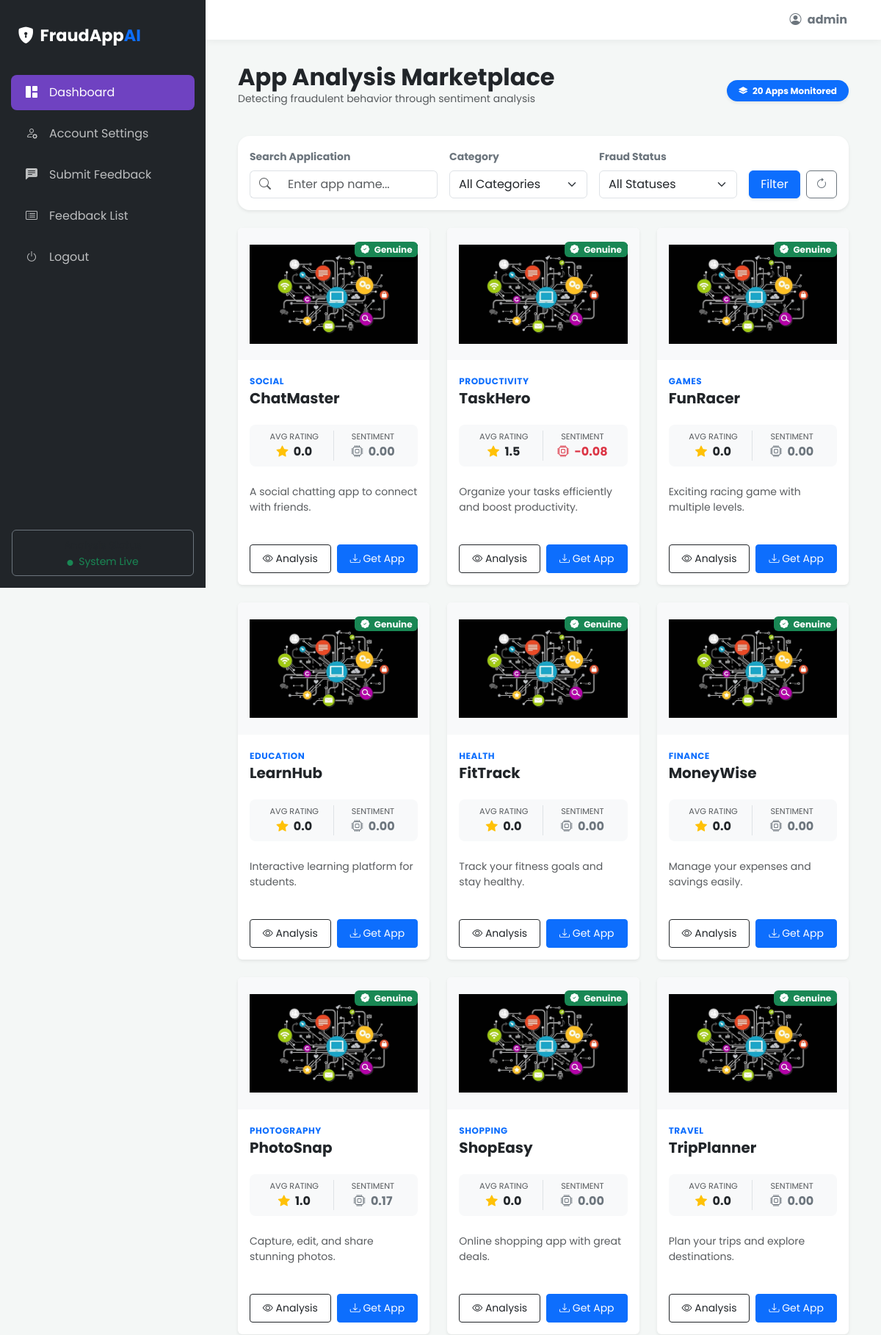
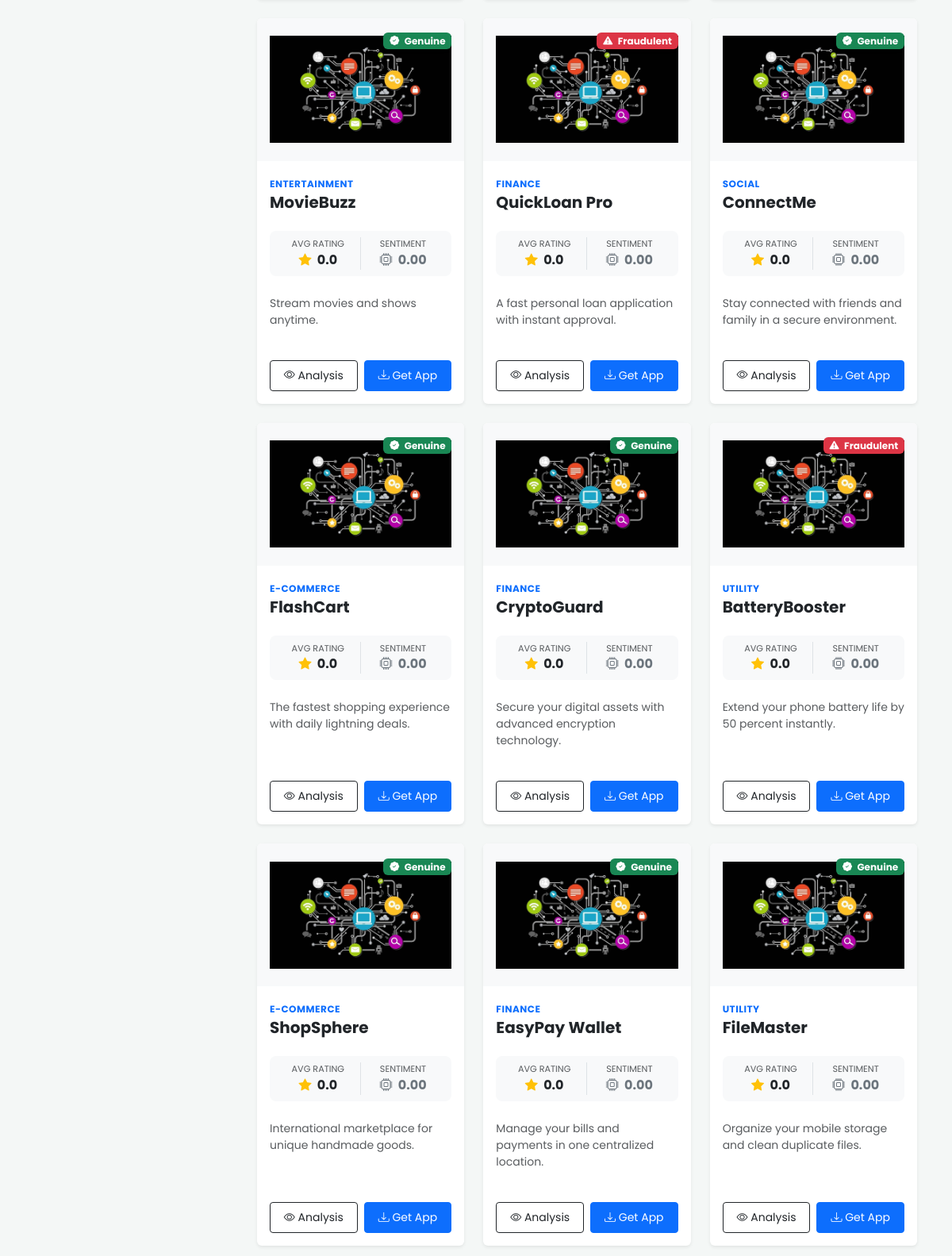
The app's page / (signed in, upper part) with its own data (2 pictures, top to bottom).
### myapp/models.py (models this page shows, shortened)
class Application(models.Model):
    app_id = models.AutoField(primary_key=True)
    category = models.CharField(max_length=50)
    app_name = models.CharField(max_length=150)
    app_link = models.URLField(max_length=255, blank=True, null=True)
    description = models.TextField(blank=True, null=True)
    app_image = models.ImageField(upload_to='app_images/', blank=True, null=True)
    FRAUD_STATUS_CHOICES = [
        ('genuine', 'Genuine'),
        ('fraud', 'Fraud'),
    ]
    fraud_status = models.CharField(
        max_length=10,
        choices=FRAUD_STATUS_CHOICES,
        default='genuine'
    )
    created_at = models.DateTimeField(default=timezone.now)

### myapp/views.py (the view)
# urls.py: 2. Add a URL to urlpatterns:  path('', views.home, name='home')
def home(request):
    search_query = request.GET.get('search', '')
    category_filter = request.GET.get('category', '')
    status_filter = request.GET.get('status', '')
    apps_query = Application.objects.annotate(
        avg_rating=Avg('reviews__rating'),
        avg_sentiment=Avg('reviews__sentiment_score')
    )
    if search_query:
        apps_query = apps_query.filter(app_name__icontains=search_query)
    if category_filter:
        apps_query = apps_query.filter(category=category_filter)
    if status_filter:
        apps_query = apps_query.filter(fraud_status=status_filter)
    categories = Application.objects.values_list('category', flat=True).distinct()
    return render(request, 'home.html', {
        'applications': apps_query,
        'categories': categories,
        'search_query': search_query,
        'category_filter': category_filter,
        'status_filter': status_filter
    })

### templates/home.html (shortened to what this page needs)
{% extends "base.html" %}
{% load static %}
{% block content %}
<div class="container-fluid">
    <div class="d-flex justify-content-between align-items-center mb-4">
        <div>
            <h2 class="fw-bold m-0">App Analysis Marketplace</h2>
            <p class="text-muted small">Detecting fraudulent behavior through sentiment analysis</p>
        </div>
        <span class="badge bg-primary rounded-pill p-2 px-3 shadow-sm">
            <i class="bi bi-layers-fill me-1"></i> {{ applications|length }} Apps Monitored
        </span>
    </div>
    <div class="card border-0 shadow-sm mb-4 rounded-4">
        <div class="card-body p-3">
            <form method="GET" action="{% url 'home' %}" class="row g-3 align-items-end">
                <div class="col-12 col-md-4">
                    <label class="form-label small fw-bold text-secondary">Search Application</label>
                    <div class="input-group">
                        <span class="input-group-text bg-white border-end-0"><i class="bi bi-search text-muted"></i></span>
                        <input type="text" name="search" class="form-control border-start-0"
                               placeholder="Enter app name..." value="{{ search_query|default:'' }}">
                    </div>
                </div>
                <div class="col-6 col-md-3">
                    <label class="form-label small fw-bold text-secondary">Category</label>
                    <select name="category" class="form-select">
                        <option value="">All Categories</option>
                    </select>
                </div>
                <div class="col-6 col-md-3">
                    <label class="form-label small fw-bold text-secondary">Fraud Status</label>
                    <select name="status" class="form-select">
                        <option value="">All Statuses</option>
                    </select>
                </div>
                <div class="col-12 col-md-2 d-flex gap-2">
                    <button type="submit" class="btn btn-primary w-100 shadow-sm">
                        Filter
                    </button>
                    <a href="{% url 'home' %}" class="btn btn-outline-secondary" title="Reset Filters">
                        <i class="bi bi-arrow-clockwise"></i>
                    </a>
                </div>
            </form>
        </div>
    </div>
    {% if applications %}
    <div class="row g-4">
        {% for application in applications %}
        <div class="col-12 col-xl-4 col-md-6">
            <div class="card h-100 border-0 shadow-sm hover-lift overflow-hidden">
                <div class="position-absolute top-0 end-0 m-3" style="z-index: 5;">
                    {% if application.fraud_status == 'fraud' %}
                        <span class="badge bg-danger shadow-sm"><i class="bi bi-exclamation-triangle-fill me-1"></i> Fraudulent</span>
                    {% else %}
                        <span class="badge bg-success shadow-sm"><i class="bi bi-patch-check-fill me-1"></i> Genuine</span>
                    {% endif %}
                </div>
                <div class="bg-light d-flex align-items-center justify-content-center" style="height: 180px;">
                    {% if application.app_image %}
                        <img src="{{ application.app_image.url }}" class="img-fluid p-3" style="max-height: 100%;" alt="{{ application.app_name }}">
                    {% else %}
                        <i class="bi bi-app-indicator text-muted display-1"></i>
                    {% endif %}
                </div>
                <div class="card-body d-flex flex-column">
                    <div class="mb-2">
                        <small class="text-uppercase text-primary fw-bold" style="font-size: 0.75rem; letter-spacing: 0.5px;">{{ application.category }}</small>
                        <h5 class="card-title fw-bold mb-3">{{ application.app_name }}</h5>
                    </div>
                    <div class="row g-0 mb-4 bg-light rounded-3 p-2 text-center">
                        <div class="col-6 border-end">
                            <small class="text-muted d-block" style="font-size: 0.7rem;">AVG RATING</small>
                            <span class="fw-bold text-dark">
                                <i class="bi bi-star-fill text-warning me-1"></i>
                                {{ application.avg_rating|default:"0"|floatformat:1 }}
                            </span>
                        </div>
                        <div class="col-6">
                            <small class="text-muted d-block" style="font-size: 0.7rem;">SENTIMENT</small>
                            <span class="fw-bold {% if application.avg_sentiment < 0 %}text-danger{% elif application.avg_sentiment > 0.2 %}text-success{% else %}text-secondary{% endif %}">
                                <i class="bi bi-cpu me-1"></i>
                                {{ application.avg_sentiment|default:"0.0"|floatformat:2 }}
                            </span>
                        </div>
                    </div>
                    <p class="card-text text-muted small flex-grow-1">
                        {{ application.description|truncatewords:15 }}
                    </p>
                    <div class="row g-2 mt-3">
                        <div class="col-6">
                            <a href="{% url 'app_details' application.app_id %}" class="btn btn-outline-dark btn-sm w-100 py-2">
                                <i class="bi bi-eye"></i> Analysis
                            </a>
                        </div>
                        <div class="col-6">
                            {% if application.app_link %}
                            <a href="{{ application.app_link }}" target="_blank" class="btn btn-primary btn-sm w-100 py-2">
                                <i class="bi bi-download"></i> Get App
                            </a>
                            {% endif %}
                        </div>
                    </div>
                </div>
            </div>
        </div>
        {% endfor %}
    </div>
    {% endif %}
</div>
{% endblock %}

### templates/base.html (style rules this page uses)
:root { --sidebar-width: 280px; --bs-primary: #6f42c1; --bs-dark-bg: #212529; }
body { font-family: 'Poppins', sans-serif; background-color: #f4f7f6; overflow-x: hidden; }

### records on screen
Application: fraud_status "genuine" (drawn), app_image (picture), category "SOCIAL", app_name "ChatMaster", avg_rating "0.0", avg_sentiment "0.00", description "A social chatting app to connect with friends."
Application: fraud_status "genuine" (drawn), app_image (picture), category "PRODUCTIVITY", app_name "TaskHero", avg_rating "1.5", avg_sentiment "-0.08", description "Organize your tasks efficiently and boost productivity."
Application: fraud_status "genuine" (drawn), app_image (picture), category "GAMES", app_name "FunRacer", avg_rating "0.0", avg_sentiment "0.00", description "Exciting racing game with multiple levels."
Application: fraud_status "genuine" (drawn), app_image (picture), category "EDUCATION", app_name "LearnHub", avg_rating "0.0", avg_sentiment "0.00", description "Interactive learning platform for students."
Application: fraud_status "genuine" (drawn), app_image (picture), category "HEALTH", app_name "FitTrack", avg_rating "0.0", avg_sentiment "0.00", description "Track your fitness goals and stay healthy."
Application: fraud_status "genuine" (drawn), app_image (picture), category "FINANCE", app_name "MoneyWise", avg_rating "0.0", avg_sentiment "0.00", description "Manage your expenses and savings easily."
Application: fraud_status "genuine" (drawn), app_image (picture), category "PHOTOGRAPHY", app_name "PhotoSnap", avg_rating "1.0", avg_sentiment "0.17", description "Capture, edit, and share stunning photos."
Application: fraud_status "genuine" (drawn), app_image (picture), category "SHOPPING", app_name "ShopEasy", avg_rating "0.0", avg_sentiment "0.00", description "Online shopping app with great deals."
Application: fraud_status "genuine" (drawn), app_image (picture), category "TRAVEL", app_name "TripPlanner", avg_rating "0.0", avg_sentiment "0.00", description "Plan your trips and explore destinations."
Application: fraud_status "genuine" (drawn), app_image (picture), category "ENTERTAINMENT", app_name "MovieBuzz", avg_rating "0.0", avg_sentiment "0.00", description "Stream movies and shows anytime."
Application: fraud_status "fraud" (drawn), app_image (picture), category "FINANCE", app_name "QuickLoan Pro", avg_rating "0.0", avg_sentiment "0.00", description "A fast personal loan application with instant approval."
Application: fraud_status "genuine" (drawn), app_image (picture), category "SOCIAL", app_name "ConnectMe", avg_rating "0.0", avg_sentiment "0.00", description "Stay connected with friends and family in a secure environment."
Application: fraud_status "genuine" (drawn), app_image (picture), category "E-COMMERCE", app_name "FlashCart", avg_rating "0.0", avg_sentiment "0.00", description "The fastest shopping experience with daily lightning deals."
Application: fraud_status "genuine" (drawn), app_image (picture), category "FINANCE", app_name "CryptoGuard", avg_rating "0.0", avg_sentiment "0.00", description "Secure your digital assets with advanced encryption technology."
Application: fraud_status "fraud" (drawn), app_image (picture), category "UTILITY", app_name "BatteryBooster", avg_rating "0.0", avg_sentiment "0.00", description "Extend your phone battery life by 50 percent instantly."
Application: fraud_status "genuine" (drawn), app_image (picture), category "E-COMMERCE", app_name "ShopSphere", avg_rating "0.0", avg_sentiment "0.00", description "International marketplace for unique handmade goods."
Application: fraud_status "genuine" (drawn), app_image (picture), category "FINANCE", app_name "EasyPay Wallet", avg_rating "0.0", avg_sentiment "0.00", description "Manage your bills and payments in one centralized location."
Application: fraud_status "genuine" (drawn), app_image (picture), category "UTILITY", app_name "FileMaster", avg_rating "0.0", avg_sentiment "0.00", description "Organize your mobile storage and clean duplicate files."

### other values on screen
{{ request.session.username }} "admin"
{{ applications|length }} "20"
